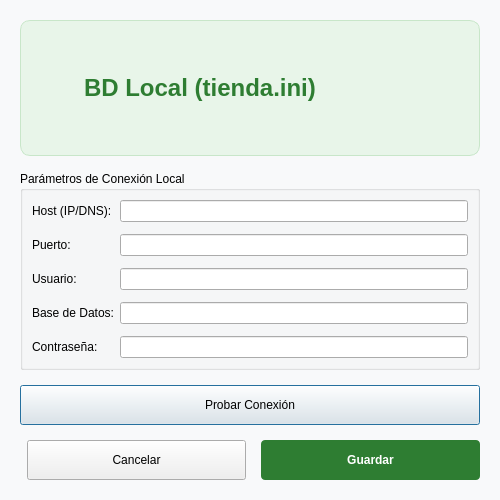
<?xml version="1.0" encoding="UTF-8"?>
<ui version="4.0">
 <class>ConfigLocal</class>
 <widget class="QDialog" name="ConfigLocal">
  <property name="geometry">
   <rect>
    <x>0</x>
    <y>0</y>
    <width>500</width>
    <height>500</height>
   </rect>
  </property>
  <property name="windowTitle">
   <string>Configuración Base de Datos Local</string>
  </property>
  <property name="styleSheet">
   <string notr="true">QDialog { background-color: #f8f9fa; }</string>
  </property>
  <layout class="QVBoxLayout" name="mainVerticalLayout">
   <property name="spacing">
    <number>15</number>
   </property>
   <property name="leftMargin">
    <number>20</number>
   </property>
   <property name="topMargin">
    <number>20</number>
   </property>
   <property name="rightMargin">
    <number>20</number>
   </property>
   <property name="bottomMargin">
    <number>20</number>
   </property>
   <item>
    <widget class="QFrame" name="headerFrame">
     <property name="minimumSize">
      <size>
       <width>0</width>
       <height>80</height>
      </size>
     </property>
     <property name="styleSheet">
      <string notr="true">QFrame#headerFrame {
    background-color: #e8f5e9;
    border-radius: 10px;
    border: 1px solid #c8e6c9;
}</string>
     </property>
     <layout class="QHBoxLayout" name="horizontalLayoutHeader">
      <item>
       <widget class="QLabel" name="labelIcono">
        <property name="maximumSize">
         <size>
          <width>48</width>
          <height>48</height>
         </size>
        </property>
        <property name="pixmap">
         <pixmap>../iconos/base_datos.png</pixmap>
        </property>
        <property name="scaledContents">
         <bool>true</bool>
        </property>
       </widget>
      </item>
      <item>
       <widget class="QLabel" name="labelTitle">
        <property name="font">
         <font>
          <pointsize>18</pointsize>
          <bold>true</bold>
         </font>
        </property>
        <property name="styleSheet">
         <string notr="true">color: #2e7d32;</string>
        </property>
        <property name="text">
         <string>BD Local (tienda.ini)</string>
        </property>
       </widget>
      </item>
      <item>
       <spacer name="horizontalSpacerHeader">
        <property name="orientation">
         <enum>Qt::Orientation::Horizontal</enum>
        </property>
       </spacer>
      </item>
     </layout>
    </widget>
   </item>
   <item>
    <widget class="QGroupBox" name="groupBoxConfig">
     <property name="title">
      <string>Parámetros de Conexión Local</string>
     </property>
     <layout class="QFormLayout" name="formLayoutConfig">
      <property name="verticalSpacing">
       <number>12</number>
      </property>
      <item row="0" column="0">
       <widget class="QLabel" name="label"><property name="text"><string>Host (IP/DNS):</string></property></widget>
      </item>
      <item row="0" column="1">
       <widget class="QLineEdit" name="lineEditDireccion"/>
      </item>
      <item row="1" column="0">
       <widget class="QLabel" name="label_2"><property name="text"><string>Puerto:</string></property></widget>
      </item>
      <item row="1" column="1">
       <widget class="QLineEdit" name="lineEditPuerto"/>
      </item>
      <item row="2" column="0">
       <widget class="QLabel" name="label_3"><property name="text"><string>Usuario:</string></property></widget>
      </item>
      <item row="2" column="1">
       <widget class="QLineEdit" name="lineEditUsuario"/>
      </item>
      <item row="3" column="0">
       <widget class="QLabel" name="label_5"><property name="text"><string>Base de Datos:</string></property></widget>
      </item>
      <item row="3" column="1">
       <widget class="QLineEdit" name="lineEditBaseDatos"/>
      </item>
      <item row="4" column="0">
       <widget class="QLabel" name="label_4"><property name="text"><string>Contraseña:</string></property></widget>
      </item>
      <item row="4" column="1">
       <widget class="QLineEdit" name="lineEditClave">
        <property name="echoMode">
         <enum>QLineEdit::EchoMode::Password</enum>
        </property>
       </widget>
      </item>
     </layout>
    </widget>
   </item>
   <item>
    <widget class="QPushButton" name="pushButtonTest">
     <property name="minimumSize">
      <size>
       <width>0</width>
       <height>40</height>
      </size>
     </property>
     <property name="text">
      <string>Probar Conexión</string>
     </property>
    </widget>
   </item>
   <item>
    <layout class="QHBoxLayout" name="horizontalLayoutButtons">
     <item>
      <spacer name="horizontalSpacerButtons">
       <property name="orientation">
        <enum>Qt::Orientation::Horizontal</enum>
       </property>
      </spacer>
     </item>
     <item>
      <widget class="QPushButton" name="pushButtonCancelar">
       <property name="minimumSize">
        <size>
         <width>120</width>
         <height>40</height>
        </size>
       </property>
       <property name="text">
        <string>Cancelar</string>
       </property>
      </widget>
     </item>
     <item>
      <widget class="QPushButton" name="pushButtonGuardar">
       <property name="minimumSize">
        <size>
         <width>120</width>
         <height>40</height>
        </size>
       </property>
       <property name="text">
        <string>Guardar</string>
       </property>
       <property name="styleSheet">
        <string notr="true">QPushButton { background-color: #2e7d32; color: white; font-weight: bold; border-radius: 4px; }
QPushButton:hover { background-color: #1b5e20; }</string>
       </property>
      </widget>
     </item>
    </layout>
   </item>
  </layout>
 </widget>
 <resources/>
 <connections/>
</ui>
